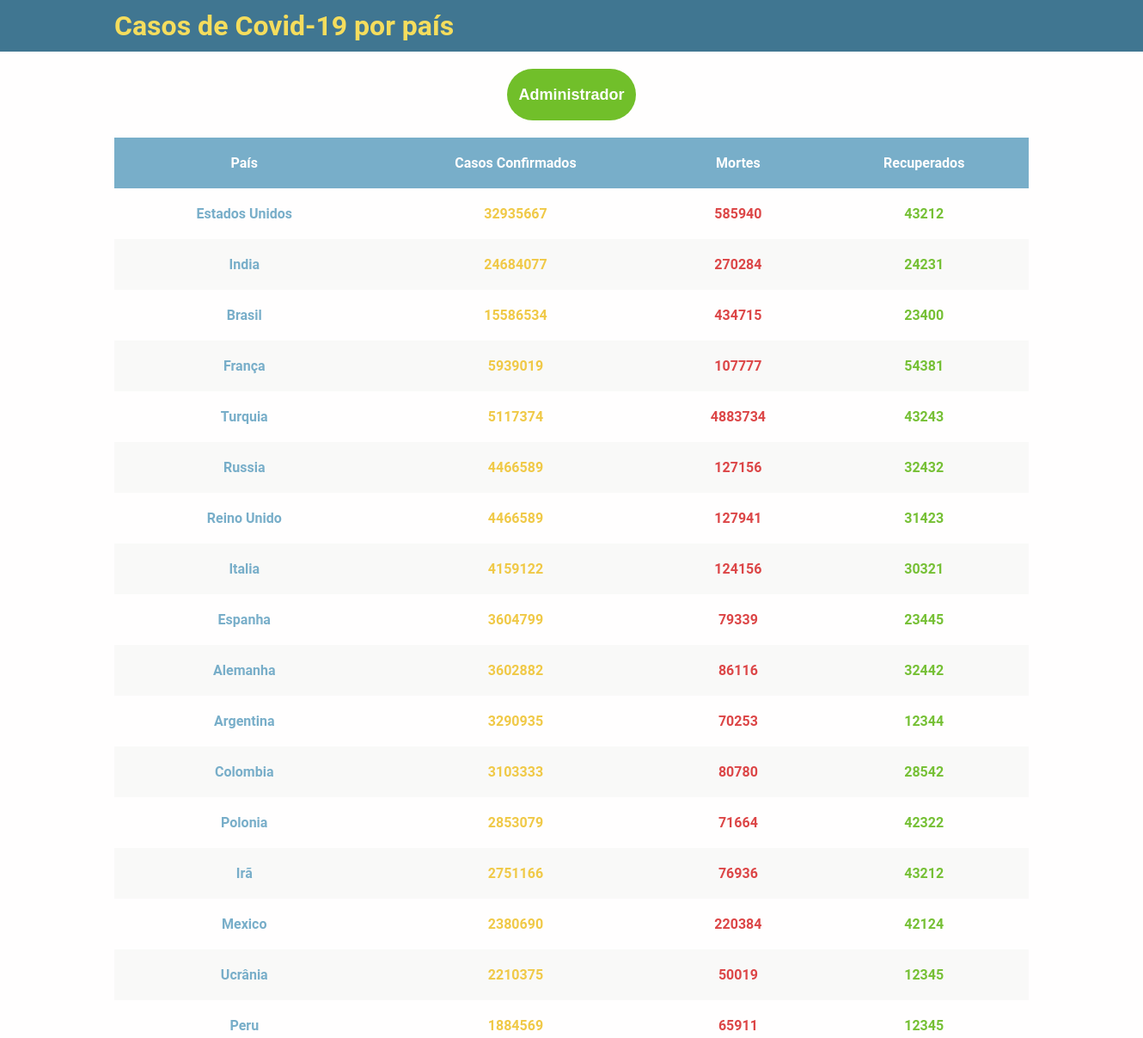
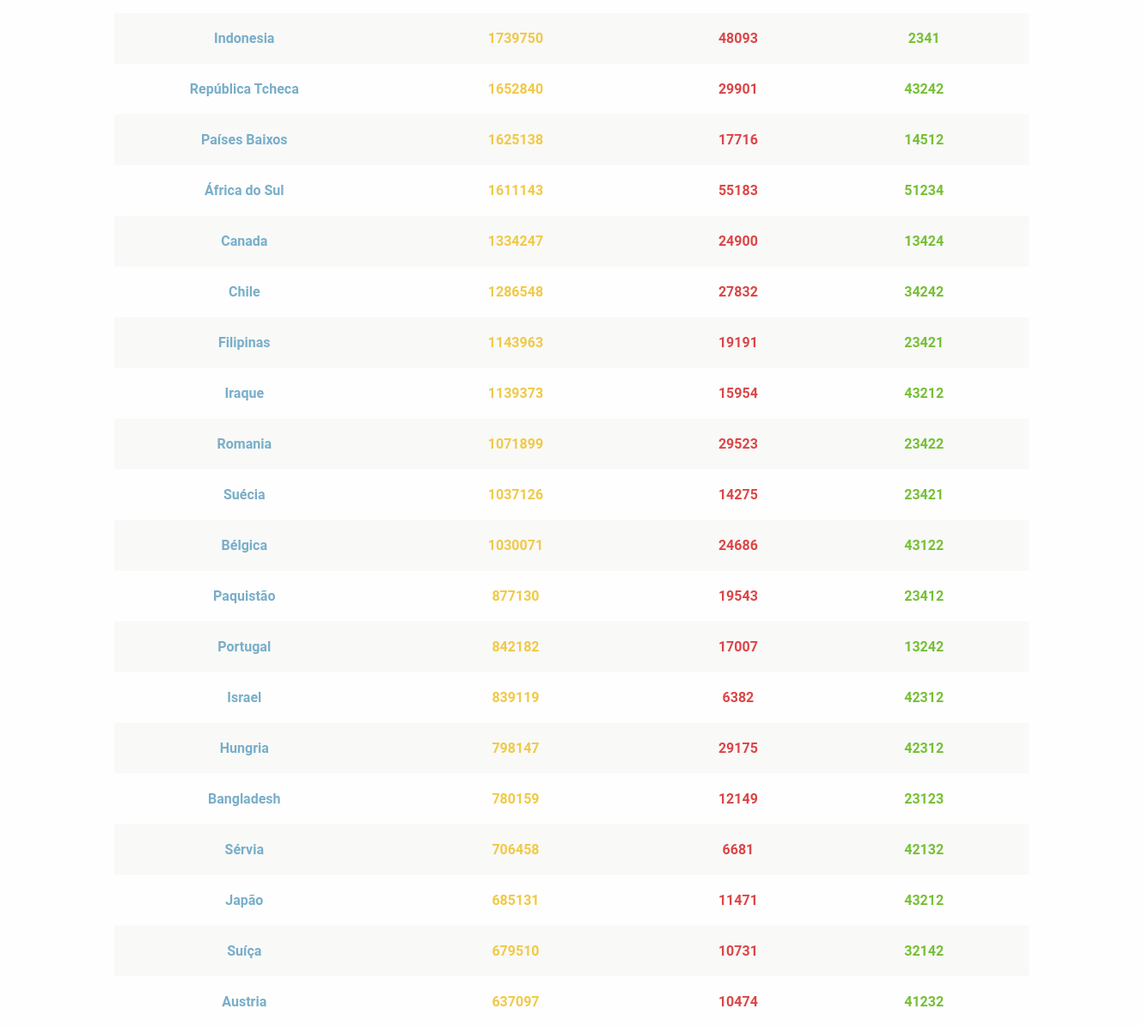
The page / on the database its author committed (2 pictures, top to bottom).
### countrycases/models.py (models this page shows, shortened)
class Cases(models.Model):
    country = models.OneToOneField(Country, on_delete=models.CASCADE)
    confirmed_cases = models.IntegerField(default=0)
    death_cases = models.IntegerField(default=0)
    recovery_cases = models.IntegerField(default=0)

class Country(models.Model):
    country_name = models.CharField(max_length=200)

### countrycases/views.py (the view)
# urls.py: path('', views.index, name='index'),
def index(request):
    cases_list = Cases.objects.order_by('-confirmed_cases')
    context = {
        'cases_list': cases_list
    }
    return render(request, 'countrycases/index.html', context)

### countrycases/templates/countrycases/index.html
{% load static %}
<link rel="stylesheet" type="text/css" href="{% static 'countrycases/style.css' %}"/>
<body>
<div>
    <header class="header">
        <h1 class="header-title">Casos de Covid-19 por país</h1>
    </header>
    <section class="admin">
        <a class="admin-anchor" href="{% url 'admin:index' %}">
            <button class="admin-button">Administrador</button>
        </a>
    </section>
    {% if cases_list %}
    <table class="cases-table">
        <thead>
        <tr>
            <th>País</th>
            <th>Casos Confirmados</th>
            <th>Mortes</th>
            <th>Recuperados</th>
        </tr>
        </thead>
        <tbody>
        {% for case in cases_list %}
        <tr>
            <td>{{ case.country.country_name }}</td>
            <td class="cases">{{ case.confirmed_cases }}</td>
            <td class="deaths">{{ case.death_cases }}</td>
            <td class="recoveries">{{ case.recovery_cases }}</td>
        </tr>
        {% endfor %}
        </tbody>
    </table>
    {% else %}
    <p>No cases.</p>
    {% endif %}
</div>
</body>

### countrycases/static/countrycases/style.css (style rules this page uses)
* { -webkit-appearance: none; margin: 0; }
body { width: 100vw; overflow-x: hidden; background-color: #fffefe; font-family: "Roboto", sans-serif; }
div { width: 100%; display: flex; flex-direction: column; justify-content: center; align-items: center; gap: 20px; }
.header { width: 100%; height: 60px; background-color: #407691; display: flex; align-items: center; justify-content: flex-start; padding-left: 20%; }
.header-title { color: #f5dd5d; }
.admin { width: 100%; display: flex; align-items: center; justify-content: center; }
.admin-button { width: 150px; height: 60px; font-size: 18px; font-weight: bold; color: #fffefe; background-color: #71bf2a; border: none; border-radius: 30px; transition: 0.4s; }
.cases-table { width: 80%; height: 100%; border: none; border-collapse: collapse; caption-side: bottom; }
td, th { border: none; }
td { padding: 20px 20px; text-align: center; }
th { padding: 20px 20px; text-align: center; background-color: #78aec9; color: #fffefe; }
tr { color: #78aec9; font-weight: 700; background-color: #fffefe; }
tbody > tr:nth-of-type(even) { background-color: #f9f9f8; }
.cases { color: #f0c947; }
.deaths { color: #dc4647; }
.recoveries { color: #76c035; }

### rows shown on the page
Cases: country.country_name "Estados Unidos", confirmed_cases "32935667", death_cases "585940", recovery_cases "43212"
Cases: country.country_name "India", confirmed_cases "24684077", death_cases "270284", recovery_cases "24231"
Cases: country.country_name "Brasil", confirmed_cases "15586534", death_cases "434715", recovery_cases "23400"
Cases: country.country_name "França", confirmed_cases "5939019", death_cases "107777", recovery_cases "54381"
Cases: country.country_name "Turquia", confirmed_cases "5117374", death_cases "4883734", recovery_cases "43243"
Cases: country.country_name "Russia", confirmed_cases "4466589", death_cases "127156", recovery_cases "32432"
Cases: country.country_name "Reino Unido", confirmed_cases "4466589", death_cases "127941", recovery_cases "31423"
Cases: country.country_name "Italia", confirmed_cases "4159122", death_cases "124156", recovery_cases "30321"
Cases: country.country_name "Espanha", confirmed_cases "3604799", death_cases "79339", recovery_cases "23445"
Cases: country.country_name "Alemanha", confirmed_cases "3602882", death_cases "86116", recovery_cases "32442"
Cases: country.country_name "Argentina", confirmed_cases "3290935", death_cases "70253", recovery_cases "12344"
Cases: country.country_name "Colombia", confirmed_cases "3103333", death_cases "80780", recovery_cases "28542"
Cases: country.country_name "Polonia", confirmed_cases "2853079", death_cases "71664", recovery_cases "42322"
Cases: country.country_name "Irã", confirmed_cases "2751166", death_cases "76936", recovery_cases "43212"
Cases: country.country_name "Mexico", confirmed_cases "2380690", death_cases "220384", recovery_cases "42124"
Cases: country.country_name "Ucrânia", confirmed_cases "2210375", death_cases "50019", recovery_cases "12345"
Cases: country.country_name "Peru", confirmed_cases "1884569", death_cases "65911", recovery_cases "12345"
Cases: country.country_name "Indonesia", confirmed_cases "1739750", death_cases "48093", recovery_cases "2341"
Cases: country.country_name "República Tcheca", confirmed_cases "1652840", death_cases "29901", recovery_cases "43242"
Cases: country.country_name "Países Baixos", confirmed_cases "1625138", death_cases "17716", recovery_cases "14512"
Cases: country.country_name "África do Sul", confirmed_cases "1611143", death_cases "55183", recovery_cases "51234"
Cases: country.country_name "Canada", confirmed_cases "1334247", death_cases "24900", recovery_cases "13424"
Cases: country.country_name "Chile", confirmed_cases "1286548", death_cases "27832", recovery_cases "34242"
Cases: country.country_name "Filipinas", confirmed_cases "1143963", death_cases "19191", recovery_cases "23421"
Cases: country.country_name "Iraque", confirmed_cases "1139373", death_cases "15954", recovery_cases "43212"
Cases: country.country_name "Romania", confirmed_cases "1071899", death_cases "29523", recovery_cases "23422"
Cases: country.country_name "Suécia", confirmed_cases "1037126", death_cases "14275", recovery_cases "23421"
Cases: country.country_name "Bélgica", confirmed_cases "1030071", death_cases "24686", recovery_cases "43122"
Cases: country.country_name "Paquistão", confirmed_cases "877130", death_cases "19543", recovery_cases "23412"
Cases: country.country_name "Portugal", confirmed_cases "842182", death_cases "17007", recovery_cases "13242"
Cases: country.country_name "Israel", confirmed_cases "839119", death_cases "6382", recovery_cases "42312"
Cases: country.country_name "Hungria", confirmed_cases "798147", death_cases "29175", recovery_cases "42312"
Cases: country.country_name "Bangladesh", confirmed_cases "780159", death_cases "12149", recovery_cases "23123"
Cases: country.country_name "Sérvia", confirmed_cases "706458", death_cases "6681", recovery_cases "42132"
Cases: country.country_name "Japão", confirmed_cases "685131", death_cases "11471", recovery_cases "43212"
Cases: country.country_name "Suíça", confirmed_cases "679510", death_cases "10731", recovery_cases "32142"
Cases: country.country_name "Austria", confirmed_cases "637097", death_cases "10474", recovery_cases "41232"
